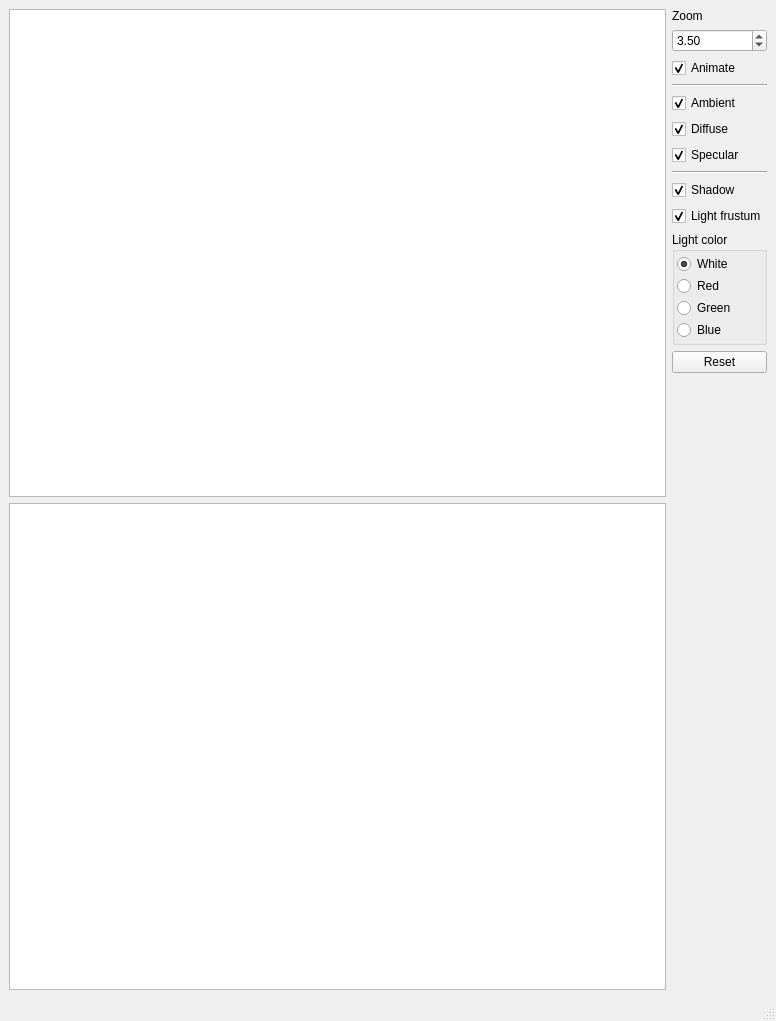
<?xml version="1.0" encoding="UTF-8"?>
<ui version="4.0">
 <class>MainWindow</class>
 <widget class="QMainWindow" name="MainWindow">
  <property name="geometry">
   <rect>
    <x>0</x>
    <y>0</y>
    <width>776</width>
    <height>1021</height>
   </rect>
  </property>
  <property name="mouseTracking">
   <bool>true</bool>
  </property>
  <property name="acceptDrops">
   <bool>true</bool>
  </property>
  <property name="windowTitle">
   <string>lab6</string>
  </property>
  <widget class="QWidget" name="centralwidget">
   <layout class="QHBoxLayout" name="horizontalLayout">
    <item>
     <layout class="QGridLayout" name="gridLayout">
      <item row="0" column="0">
       <widget class="Frame" name="drawArea1">
        <property name="mouseTracking">
         <bool>true</bool>
        </property>
        <property name="dragMode">
         <enum>QGraphicsView::ScrollHandDrag</enum>
        </property>
       </widget>
      </item>
      <item row="1" column="0">
       <widget class="Frame" name="drawArea2">
        <property name="mouseTracking">
         <bool>true</bool>
        </property>
        <property name="dragMode">
         <enum>QGraphicsView::ScrollHandDrag</enum>
        </property>
       </widget>
      </item>
     </layout>
    </item>
    <item>
     <layout class="QVBoxLayout" name="verticalLayout_2">
      <item>
       <widget class="QLabel" name="label">
        <property name="text">
         <string>Zoom</string>
        </property>
       </widget>
      </item>
      <item>
       <widget class="QDoubleSpinBox" name="zoomSB">
        <property name="decimals">
         <number>2</number>
        </property>
        <property name="minimum">
         <double>2.000000000000000</double>
        </property>
        <property name="maximum">
         <double>7.000000000000000</double>
        </property>
        <property name="singleStep">
         <double>0.100000000000000</double>
        </property>
        <property name="stepType">
         <enum>QAbstractSpinBox::DefaultStepType</enum>
        </property>
        <property name="value">
         <double>3.500000000000000</double>
        </property>
       </widget>
      </item>
      <item>
       <widget class="QCheckBox" name="cbAnimate">
        <property name="text">
         <string>Animate</string>
        </property>
        <property name="checked">
         <bool>true</bool>
        </property>
       </widget>
      </item>
      <item>
       <widget class="Line" name="line_2">
        <property name="orientation">
         <enum>Qt::Horizontal</enum>
        </property>
       </widget>
      </item>
      <item>
       <widget class="QCheckBox" name="cbAmbient">
        <property name="text">
         <string>Ambient</string>
        </property>
        <property name="checked">
         <bool>true</bool>
        </property>
       </widget>
      </item>
      <item>
       <widget class="QCheckBox" name="cbDiffuse">
        <property name="text">
         <string>Diffuse</string>
        </property>
        <property name="checked">
         <bool>true</bool>
        </property>
       </widget>
      </item>
      <item>
       <widget class="QCheckBox" name="cbSpecular">
        <property name="text">
         <string>Specular</string>
        </property>
        <property name="checked">
         <bool>true</bool>
        </property>
       </widget>
      </item>
      <item>
       <widget class="Line" name="line">
        <property name="orientation">
         <enum>Qt::Horizontal</enum>
        </property>
       </widget>
      </item>
      <item>
       <widget class="QCheckBox" name="cbShadow">
        <property name="text">
         <string>Shadow</string>
        </property>
        <property name="checked">
         <bool>true</bool>
        </property>
       </widget>
      </item>
      <item>
       <widget class="QCheckBox" name="cbFrustum">
        <property name="text">
         <string>Light frustum</string>
        </property>
        <property name="checked">
         <bool>true</bool>
        </property>
       </widget>
      </item>
      <item>
       <widget class="QGroupBox" name="groupBox">
        <property name="title">
         <string>Light color</string>
        </property>
        <layout class="QVBoxLayout" name="verticalLayout">
         <property name="spacing">
          <number>2</number>
         </property>
         <property name="leftMargin">
          <number>2</number>
         </property>
         <property name="topMargin">
          <number>2</number>
         </property>
         <property name="rightMargin">
          <number>2</number>
         </property>
         <property name="bottomMargin">
          <number>2</number>
         </property>
         <item>
          <widget class="QRadioButton" name="rbWhite">
           <property name="text">
            <string>White</string>
           </property>
           <property name="checked">
            <bool>true</bool>
           </property>
          </widget>
         </item>
         <item>
          <widget class="QRadioButton" name="rbRed">
           <property name="text">
            <string>Red</string>
           </property>
          </widget>
         </item>
         <item>
          <widget class="QRadioButton" name="rbGreen">
           <property name="text">
            <string>Green</string>
           </property>
          </widget>
         </item>
         <item>
          <widget class="QRadioButton" name="rbBlue">
           <property name="text">
            <string>Blue</string>
           </property>
          </widget>
         </item>
        </layout>
       </widget>
      </item>
      <item>
       <widget class="QPushButton" name="reset">
        <property name="text">
         <string>Reset</string>
        </property>
       </widget>
      </item>
      <item>
       <spacer name="verticalSpacer">
        <property name="orientation">
         <enum>Qt::Vertical</enum>
        </property>
        <property name="sizeHint" stdset="0">
         <size>
          <width>20</width>
          <height>40</height>
         </size>
        </property>
       </spacer>
      </item>
     </layout>
    </item>
   </layout>
  </widget>
  <widget class="QMenuBar" name="menubar">
   <property name="geometry">
    <rect>
     <x>0</x>
     <y>0</y>
     <width>776</width>
     <height>21</height>
    </rect>
   </property>
  </widget>
  <widget class="QStatusBar" name="statusbar"/>
 </widget>
 <customwidgets>
  <customwidget>
   <class>Frame</class>
   <extends>QGraphicsView</extends>
   <header>Frame.h</header>
  </customwidget>
 </customwidgets>
 <resources/>
 <connections/>
</ui>
